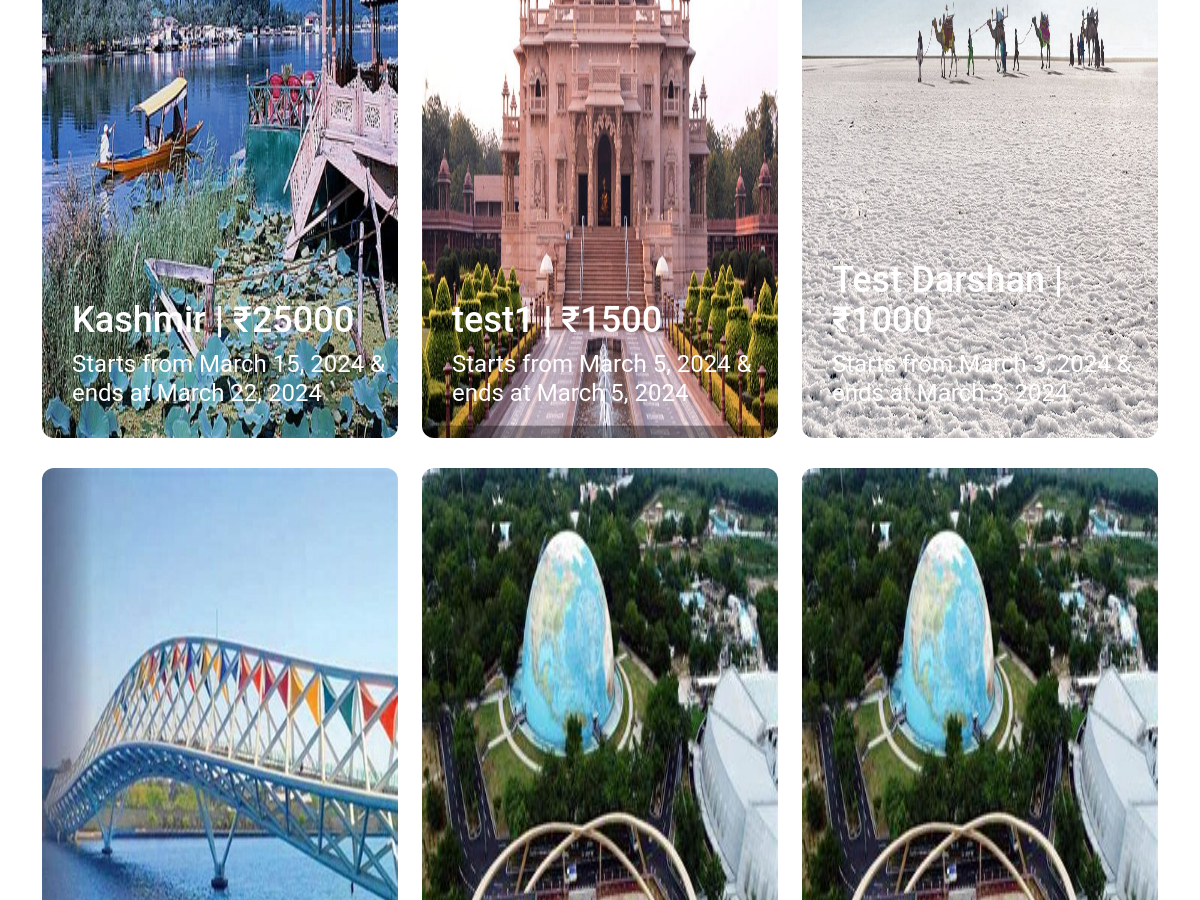
Before: / (middle part) with the older database file.
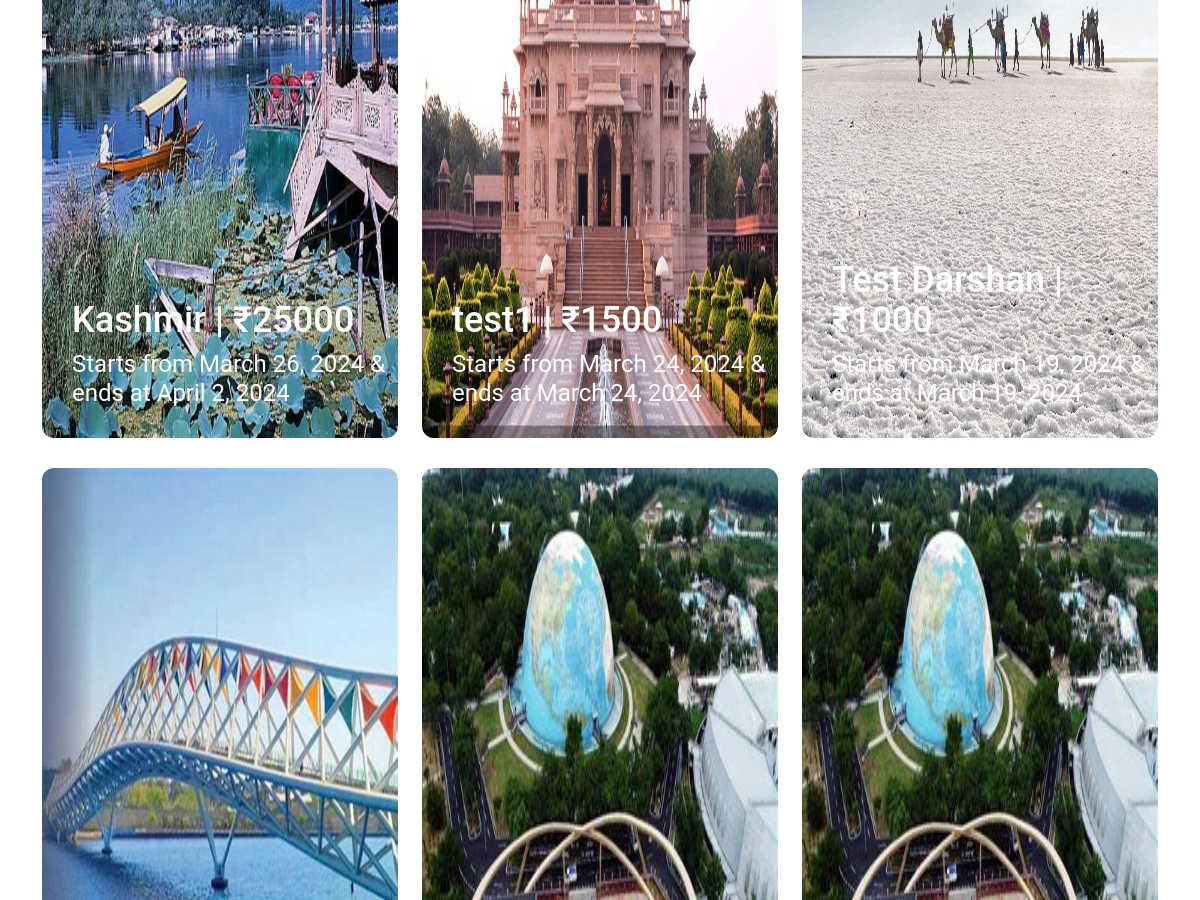
After: the same page with the newer database file.
### tour/models.py (models this page shows, shortened)
class Tour(BaseModel):
    name = models.CharField(max_length=200)
    tour_type = models.ForeignKey(TourType, on_delete=models.CASCADE, related_name='type')
    group_size = models.IntegerField()
    city = models.ManyToManyField(City, related_name='citys')
    place = models.ManyToManyField(Place, related_name='places')
    map_link = models.URLField(max_length=500)
    rating =models.IntegerField(null=True, default=0)
    overview = models.TextField(max_length=2000)
    no_of_day = models.IntegerField(default=0)
    itineraries = models.JSONField(default=dict)
    included = models.JSONField(default=dict)
    hotels = models.ManyToManyField(Hotel, related_name='hotels')
    buses = models.ManyToManyField(Bus, related_name='buss')
    start_date = models.DateField(default=None )
    end_date = models.DateField(default = None)
    tour_image = models.ImageField(upload_to='image/tour/', null=True, blank=True)
    image_2 = models.ImageField(upload_to='image/tour/', null=True, blank=True)
    image_3 = models.ImageField(upload_to='image/tour/', null=True, blank=True)
    total_price = models.IntegerField()
    tour_slug = AutoSlugField(populate_from='name', unique=True, null=True, default=None)
    class Meta:
        ordering = ('created_at',)

### core/views.py (the view)
# urls.py: path('', UserView.Home.as_view(), name='home'),
    class Home(TemplateView):
        template_name = 'common/index.html'
        def get_context_data(self, **kwargs):
            context = super().get_context_data(**kwargs)
            tours = Tour.objects.order_by('-created_at')[:6]
            popular_places = Place.objects.all()  # You need to define Place model
            top_hotel = Hotel.objects.order_by('-rating')[:5]
            total_place = Place.objects.all()
            place_len = len(total_place)
            total_hotel = Hotel.objects.all()
            hotel_len = len(total_hotel)
            if self.request.user.is_authenticated:
                recent_tours = TourHistoryVisit.objects.filter(user=self.request.user, visit=True).order_by('-date')[:2]
                recent_tour_ids = [visit.tour.id for visit in recent_tours]
                excluded_tours = Tour.objects.filter(id__in=recent_tour_ids)
                remaining_tours_count = 6 - len(recent_tour_ids)
                remaining_tours = Tour.objects.exclude(id__in=recent_tour_ids)[:remaining_tours_count]
                final_tours = list(excluded_tours) + list(remaining_tours)
                context['recent_tours'] = final_tours
            else:
                context['tours'] = tours
            context['popular_places'] = popular_places
            context['top_hotel'] = top_hotel
            context['hotel_len'] = hotel_len
            context['place_len'] = place_len
            return context

### templates/common/index.html (shortened to what this page needs)
{% load static %}
<!DOCTYPE html>
<html lang="zxx">
<head>
    {% include "css.html" %}
</head>
<body>
    <section id="choose_destinations_area" class="section_padding">
        <div class="container">
            <div class="row">
                {% if recent_tours %}
                    {% for tour in recent_tours %}
                    <div class="col-lg-4 col-md-6 col-sm-12 col-12">
                        <div class="choose_desti_wrapper">
                            <div class="choose_des_inner_wrap">
                                <div class="choose_boxed_inner">
                                    <img src="{{ tour.tour_image.url }}" id="tour-card" alt="img">
                                    <div class="choose_img_text">
                                        <h2>{{ tour.name }} | ₹{{ tour.total_price }}</h2>
                                        <h3>Starts from {{ tour.start_date }} & ends at {{ tour.end_date }}</h3>
                                    </div>
                                </div>
                                <div class="flep_choose_box">
                                    <div class="flep_choose_box_inner">
                                        <div class="rating_outof">
                                            <h5>{{ tour.rating }} Out of 5</h5>
                                        </div>
                                        <h2> | ₹{{ tour.total_price }}</h2>
                                        <h3>Starts from {{ tour.start_date }} & ends at {{ tour.end_date }}</h3>
                                        <p>{{ tour.overview }}</p>
                                        <a href="{% url 'tour_detail' slug=tour.tour_slug %}">Tour details</a>
                                    </div>
                                </div>
                            </div>
                        </div>
                    </div>
                    {% endfor %}
                {% else %}
                    {% for tour in tours %}
                    <div class="col-lg-4 col-md-6 col-sm-12 col-12">
                        <div class="choose_desti_wrapper">
                            <div class="choose_des_inner_wrap">
                                <div class="choose_boxed_inner">
                                    <img src="{{ tour.tour_image.url }}" id="tour-card" alt="img">
                                    <div class="choose_img_text">
                                        <h2>{{ tour.name }} | ₹{{ tour.total_price }}</h2>
                                        <h3>Starts from {{ tour.start_date }} & ends at {{ tour.end_date }}</h3>
                                    </div>
                                </div>
                                <div class="flep_choose_box">
                                    <div class="flep_choose_box_inner">
                                        <div class="rating_outof">
                                            <h5>{{ tour.rating }} Out of 5</h5>
                                        </div>
                                        <h2> | ₹{{ tour.total_price }}</h2>
                                        <h3>Starts from {{ tour.start_date }} & ends at {{ tour.end_date }}</h3>
                                        <p>{{ tour.overview }}</p>
                                        <a href="{% url 'tour_detail' slug=tour.tour_slug %}">Tour details</a>
                                    </div>
                                </div>
                            </div>
                        </div>
                    </div>
                    {% endfor %}
                {% endif %}
            </div>
        </div>
    </section>
</body>
</html>

Changed rows visible on the page:
changed Tour "Kashmir": start_date "March 15, 2024" → "March 26, 2024"; end_date "March 22, 2024" → "April 2, 2024"
changed Tour "test1": start_date "March 5, 2024" → "March 24, 2024"; end_date "March 5, 2024" → "March 24, 2024"
changed Tour "Test Darshan": start_date "March 3, 2024" → "March 19, 2024"; end_date "March 3, 2024" → "March 19, 2024"
